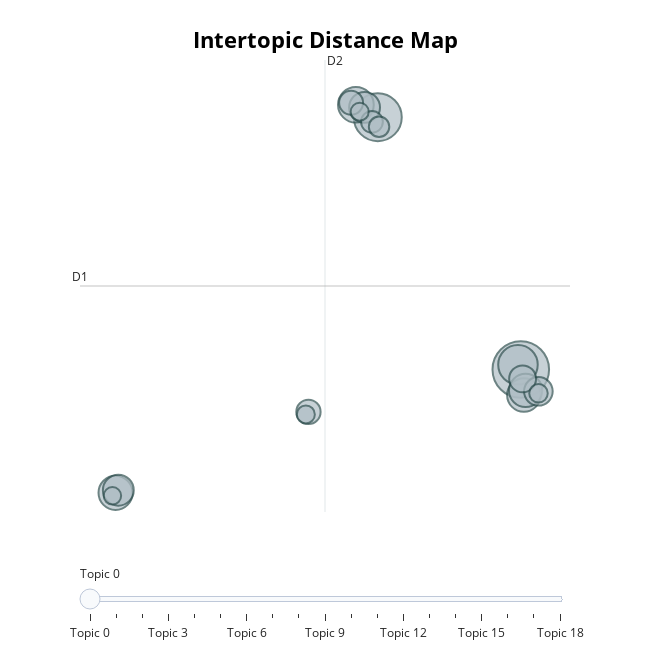

The notebook cell saved with this chart:
### Code cell
topic_model.visualize_topics()

### Figure 1 — Plotly figure (JSON) as saved in the notebook; plotly's stock layout.template omitted (floating-point values rounded to 4 significant figures)
{"data": [{"customdata": [[0, "political | parliament | politics | ministers | responsibility", 168], [1, "presidentinoffice | speech | political | politics | ministers", 121], [2, "senate | politician | senator | political | politics", 82], [3, "convened | committees | parliamentary | meeting | proceedings", 67], [4, "parliament | policy | law | responsibility | workers", 61], [5, "coercion | government | conspiracies | dictatorship | responsibility", 59], [6, "parliament | national | restrictions | unprecedented | incidence", 58], [7, "government | objective | minister | citizens | pandemic", 50], [8, "protesting | debate | colleagues | consideration | intervention", 50], [9, "provisions | decrees | agreement | enacted | decreelaws", 43], [10, "president | political | government | passed | minister", 38], [11, "senators | senator | vote | debate | government", 31], [12, "amendments | directive | laws | rights | parliament", 30], [13, "government | citizens | presidentinoffice | policy | proposed", 25], [14, "ratification | giuseppe | democratic | government | athenian", 22], [15, "ratification | obligations | provisions | law | president", 18], [16, "committee | parliamentary | legislature | senator | commission", 17], [17, "committee | senate | senator | representative | decreelaw", 17], [18, "2020 | citizens | manageable | today | public", 16]], "hovertemplate": "<b>Topic %{customdata[0]}</b><br>%{customdata[1]}<br>Size: %{customdata[2]}", "legendgroup": "", "marker": {"color": "#B0BEC5", "line": {"color": "DarkSlateGrey", "width": 2}, "size": [168, 121, 82, 67, 61, 59, 58, 50, 50, 43, 38, 31, 30, 25, 22, 18, 17, 17, 16], "sizemode": "area", "sizeref": 0.105, "symbol": "circle"}, "mode": "markers", "name": "", "orientation": "v", "showlegend": false, "type": "scatter", "x": [11.58, 2.968, 11.41, 1.652, -12.81, 11.76, 11.87, -12.65, 2.174, 12.64, 11.69, -1.203, 1.363, 2.619, 3.047, 12.64, 1.882, -1.36, -13.0], "xaxis": "x", "y": [1.173, 17.14, 1.469, 17.92, -6.632, -0.4427, -0.1527, -6.466, 17.75, -0.2087, 0.5802, -1.511, 18.05, 16.84, 16.53, -0.3349, 17.48, -1.668, -6.822], "yaxis": "y"}], "layout": {"annotations": [{"showarrow": false, "text": "D1", "x": -14.95, "y": 6.454, "yshift": 10}, {"showarrow": false, "text": "D2", "x": -0.2071, "xshift": 10, "y": 20.75}], "height": 650, "hoverlabel": {"bgcolor": "white", "font": {"family": "Rockwell", "size": 16}}, "legend": {"itemsizing": "constant", "tracegroupgap": 0}, "margin": {"t": 60}, "shapes": [{"line": {"color": "#CFD8DC", "width": 2}, "type": "line", "x0": -0.2071, "x1": -0.2071, "y0": -7.845, "y1": 20.75}, {"line": {"color": "#9E9E9E", "width": 2}, "type": "line", "x0": -14.95, "x1": 14.54, "y0": 6.454, "y1": 6.454}], "sliders": [{"active": 0, "pad": {"t": 50}, "steps": [{"args": [{"marker.color": [["red", "#B0BEC5", "#B0BEC5", "#B0BEC5", "#B0BEC5", "#B0BEC5", "#B0BEC5", "#B0BEC5", "#B0BEC5", "#B0BEC5", "#B0BEC5", "#B0BEC5", "#B0BEC5", "#B0BEC5", "#B0BEC5", "#B0BEC5", "#B0BEC5", "#B0BEC5", "#B0BEC5"]]}], "label": "Topic 0", "method": "update"}, {"args": [{"marker.color": [["#B0BEC5", "red", "#B0BEC5", "#B0BEC5", "#B0BEC5", "#B0BEC5", "#B0BEC5", "#B0BEC5", "#B0BEC5", "#B0BEC5", "#B0BEC5", "#B0BEC5", "#B0BEC5", "#B0BEC5", "#B0BEC5", "#B0BEC5", "#B0BEC5", "#B0BEC5", "#B0BEC5"]]}], "label": "Topic 1", "method": "update"}, {"args": [{"marker.color": [["#B0BEC5", "#B0BEC5", "red", "#B0BEC5", "#B0BEC5", "#B0BEC5", "#B0BEC5", "#B0BEC5", "#B0BEC5", "#B0BEC5", "#B0BEC5", "#B0BEC5", "#B0BEC5", "#B0BEC5", "#B0BEC5", "#B0BEC5", "#B0BEC5", "#B0BEC5", "#B0BEC5"]]}], "label": "Topic 2", "method": "update"}, {"args": [{"marker.color": [["#B0BEC5", "#B0BEC5", "#B0BEC5", "red", "#B0BEC5", "#B0BEC5", "#B0BEC5", "#B0BEC5", "#B0BEC5", "#B0BEC5", "#B0BEC5", "#B0BEC5", "#B0BEC5", "#B0BEC5", "#B0BEC5", "#B0BEC5", "#B0BEC5", "#B0BEC5", "#B0BEC5"]]}], "label": "Topic 3", "method": "update"}, {"args": [{"marker.color": [["#B0BEC5", "#B0BEC5", "#B0BEC5", "#B0BEC5", "red", "#B0BEC5", "#B0BEC5", "#B0BEC5", "#B0BEC5", "#B0BEC5", "#B0BEC5", "#B0BEC5", "#B0BEC5", "#B0BEC5", "#B0BEC5", "#B0BEC5", "#B0BEC5", "#B0BEC5", "#B0BEC5"]]}], "label": "Topic 4", "method": "update"}, {"args": [{"marker.color": [["#B0BEC5", "#B0BEC5", "#B0BEC5", "#B0BEC5", "#B0BEC5", "red", "#B0BEC5", "#B0BEC5", "#B0BEC5", "#B0BEC5", "#B0BEC5", "#B0BEC5", "#B0BEC5", "#B0BEC5", "#B0BEC5", "#B0BEC5", "#B0BEC5", "#B0BEC5", "#B0BEC5"]]}], "label": "Topic 5", "method": "update"}, {"args": [{"marker.color": [["#B0BEC5", "#B0BEC5", "#B0BEC5", "#B0BEC5", "#B0BEC5", "#B0BEC5", "red", "#B0BEC5", "#B0BEC5", "#B0BEC5", "#B0BEC5", "#B0BEC5", "#B0BEC5", "#B0BEC5", "#B0BEC5", "#B0BEC5", "#B0BEC5", "#B0BEC5", "#B0BEC5"]]}], "label": "Topic 6", "method": "update"}, {"args": [{"marker.color": [["#B0BEC5", "#B0BEC5", "#B0BEC5", "#B0BEC5", "#B0BEC5", "#B0BEC5", "#B0BEC5", "red", "#B0BEC5", "#B0BEC5", "#B0BEC5", "#B0BEC5", "#B0BEC5", "#B0BEC5", "#B0BEC5", "#B0BEC5", "#B0BEC5", "#B0BEC5", "#B0BEC5"]]}], "label": "Topic 7", "method": "update"}, {"args": [{"marker.color": [["#B0BEC5", "#B0BEC5", "#B0BEC5", "#B0BEC5", "#B0BEC5", "#B0BEC5", "#B0BEC5", "#B0BEC5", "red", "#B0BEC5", "#B0BEC5", "#B0BEC5", "#B0BEC5", "#B0BEC5", "#B0BEC5", "#B0BEC5", "#B0BEC5", "#B0BEC5", "#B0BEC5"]]}], "label": "Topic 8", "method": "update"}, {"args": [{"marker.color": [["#B0BEC5", "#B0BEC5", "#B0BEC5", "#B0BEC5", "#B0BEC5", "#B0BEC5", "#B0BEC5", "#B0BEC5", "#B0BEC5", "red", "#B0BEC5", "#B0BEC5", "#B0BEC5", "#B0BEC5", "#B0BEC5", "#B0BEC5", "#B0BEC5", "#B0BEC5", "#B0BEC5"]]}], "label": "Topic 9", "method": "update"}, {"args": [{"marker.color": [["#B0BEC5", "#B0BEC5", "#B0BEC5", "#B0BEC5", "#B0BEC5", "#B0BEC5", "#B0BEC5", "#B0BEC5", "#B0BEC5", "#B0BEC5", "red", "#B0BEC5", "#B0BEC5", "#B0BEC5", "#B0BEC5", "#B0BEC5", "#B0BEC5", "#B0BEC5", "#B0BEC5"]]}], "label": "Topic 10", "method": "update"}, {"args": [{"marker.color": [["#B0BEC5", "#B0BEC5", "#B0BEC5", "#B0BEC5", "#B0BEC5", "#B0BEC5", "#B0BEC5", "#B0BEC5", "#B0BEC5", "#B0BEC5", "#B0BEC5", "red", "#B0BEC5", "#B0BEC5", "#B0BEC5", "#B0BEC5", "#B0BEC5", "#B0BEC5", "#B0BEC5"]]}], "label": "Topic 11", "method": "update"}, {"args": [{"marker.color": [["#B0BEC5", "#B0BEC5", "#B0BEC5", "#B0BEC5", "#B0BEC5", "#B0BEC5", "#B0BEC5", "#B0BEC5", "#B0BEC5", "#B0BEC5", "#B0BEC5", "#B0BEC5", "red", "#B0BEC5", "#B0BEC5", "#B0BEC5", "#B0BEC5", "#B0BEC5", "#B0BEC5"]]}], "label": "Topic 12", "method": "update"}, {"args": [{"marker.color": [["#B0BEC5", "#B0BEC5", "#B0BEC5", "#B0BEC5", "#B0BEC5", "#B0BEC5", "#B0BEC5", "#B0BEC5", "#B0BEC5", "#B0BEC5", "#B0BEC5", "#B0BEC5", "#B0BEC5", "red", "#B0BEC5", "#B0BEC5", "#B0BEC5", "#B0BEC5", "#B0BEC5"]]}], "label": "Topic 13", "method": "update"}, {"args": [{"marker.color": [["#B0BEC5", "#B0BEC5", "#B0BEC5", "#B0BEC5", "#B0BEC5", "#B0BEC5", "#B0BEC5", "#B0BEC5", "#B0BEC5", "#B0BEC5", "#B0BEC5", "#B0BEC5", "#B0BEC5", "#B0BEC5", "red", "#B0BEC5", "#B0BEC5", "#B0BEC5", "#B0BEC5"]]}], "label": "Topic 14", "method": "update"}, {"args": [{"marker.color": [["#B0BEC5", "#B0BEC5", "#B0BEC5", "#B0BEC5", "#B0BEC5", "#B0BEC5", "#B0BEC5", "#B0BEC5", "#B0BEC5", "#B0BEC5", "#B0BEC5", "#B0BEC5", "#B0BEC5", "#B0BEC5", "#B0BEC5", "red", "#B0BEC5", "#B0BEC5", "#B0BEC5"]]}], "label": "Topic 15", "method": "update"}, {"args": [{"marker.color": [["#B0BEC5", "#B0BEC5", "#B0BEC5", "#B0BEC5", "#B0BEC5", "#B0BEC5", "#B0BEC5", "#B0BEC5", "#B0BEC5", "#B0BEC5", "#B0BEC5", "#B0BEC5", "#B0BEC5", "#B0BEC5", "#B0BEC5", "#B0BEC5", "red", "#B0BEC5", "#B0BEC5"]]}], "label": "Topic 16", "method": "update"}, {"args": [{"marker.color": [["#B0BEC5", "#B0BEC5", "#B0BEC5", "#B0BEC5", "#B0BEC5", "#B0BEC5", "#B0BEC5", "#B0BEC5", "#B0BEC5", "#B0BEC5", "#B0BEC5", "#B0BEC5", "#B0BEC5", "#B0BEC5", "#B0BEC5", "#B0BEC5", "#B0BEC5", "red", "#B0BEC5"]]}], "label": "Topic 17", "method": "update"}, {"args": [{"marker.color": [["#B0BEC5", "#B0BEC5", "#B0BEC5", "#B0BEC5", "#B0BEC5", "#B0BEC5", "#B0BEC5", "#B0BEC5", "#B0BEC5", "#B0BEC5", "#B0BEC5", "#B0BEC5", "#B0BEC5", "#B0BEC5", "#B0BEC5", "#B0BEC5", "#B0BEC5", "#B0BEC5", "red"]]}], "label": "Topic 18", "method": "update"}]}], "title": {"font": {"color": "Black", "size": 22}, "text": "<b>Intertopic Distance Map</b>", "x": 0.5, "xanchor": "center", "y": 0.95, "yanchor": "top"}, "width": 650, "xaxis": {"anchor": "y", "domain": [0, 1], "range": [-14.95, 14.54], "title": {"text": ""}, "visible": false}, "yaxis": {"anchor": "x", "domain": [0, 1], "range": [-7.845, 20.75], "title": {"text": ""}, "visible": false}}}
